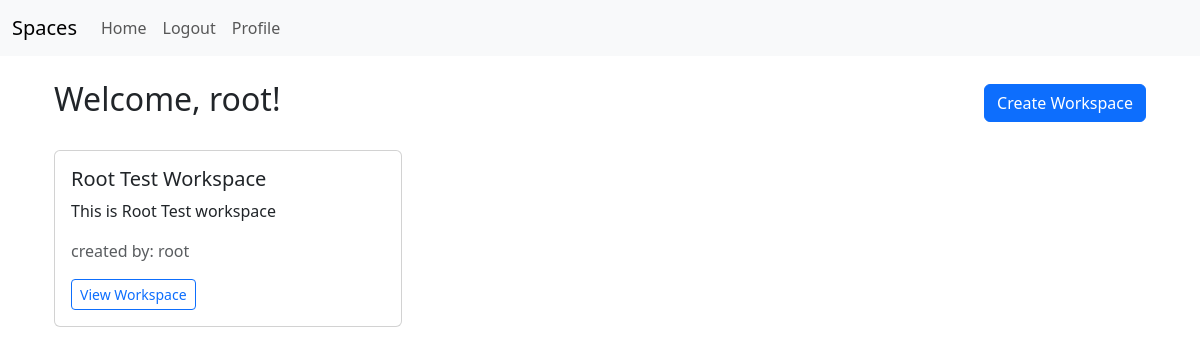
Page / (signed in) on the earlier database version.
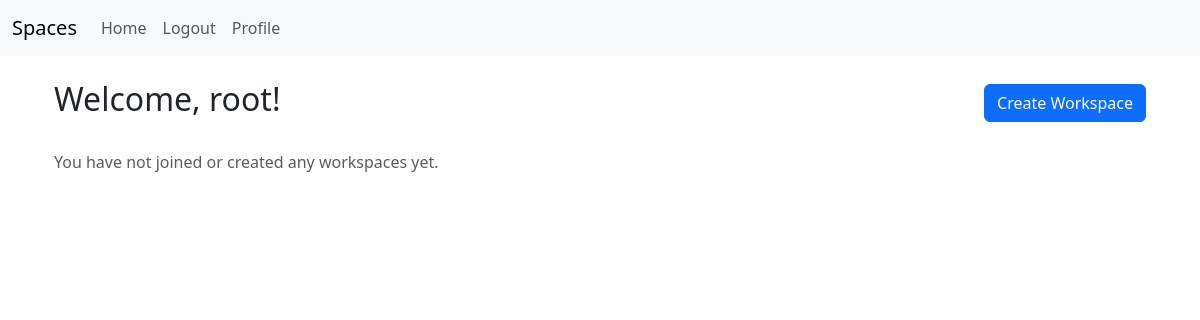
Same page on the later database version.
### workspace/models.py (models this page shows, shortened)
class Workspace(models.Model):
    name = models.CharField(max_length=255)
    description = models.TextField(blank=True, null=True)
    creator = models.ForeignKey(User, on_delete=models.CASCADE, related_name='created_workspaces')
    members = models.ManyToManyField(User, related_name='workspaces')
    created_at = models.DateTimeField(auto_now_add=True)

### workspace/views.py (the view)
# urls.py: path('', views.workspace_home, name='workspace_home'),
def workspace_home(request):
    if request.user.is_authenticated:
        user_workspaces = Workspace.objects.filter(creator=request.user)
    else:
        user_workspaces = []  # Empty list for unauthenticated users
    context = {
        'user_workspaces': user_workspaces,
    }
    return render(request, 'workspace/index.html', context=context)

### workspace/templates/workspace/index.html (shortened to what this page needs)
{% extends 'user/base.html' %}
{% block content %}
<div class="container mt-4">
    {% if user.is_authenticated %}
        <div class="d-flex justify-content-between align-items-center mb-4">
            <h2>Welcome, {{ user.username }}!</h2>
            <a href="{% url 'create_workspace' %}" class="btn btn-primary">Create Workspace</a>
        </div>
        {% if user_workspaces %}
            <div class="row">
                {% for workspace in user_workspaces %}
                    <div class="col-md-4 mb-4">
                        <div class="card">
                            <div class="card-body">
                                <h5 class="card-title">{{ workspace.name }}</h5>
                                <p class="card-text">{{ workspace.description|default:"No description available." }}</p>
                                <span class="text-muted">created by: {{ workspace.creator }}</span>
                                <a href="#" class="btn btn-outline-primary btn-sm">View Workspace</a>
                            </div>
                        </div>
                    </div>
                {% endfor %}
            </div>
        {% else %}
            <p class="text-muted">You have not joined or created any workspaces yet.</p>
        {% endif %}
    {% endif %}
</div>
{% endblock %}

Differences in the rows shown:
removed Workspace: name "Root Test Workspace", description "This is Root Test workspace", creator "root"
Other differences:
text now shown: "You have not joined or created any workspaces yet."
